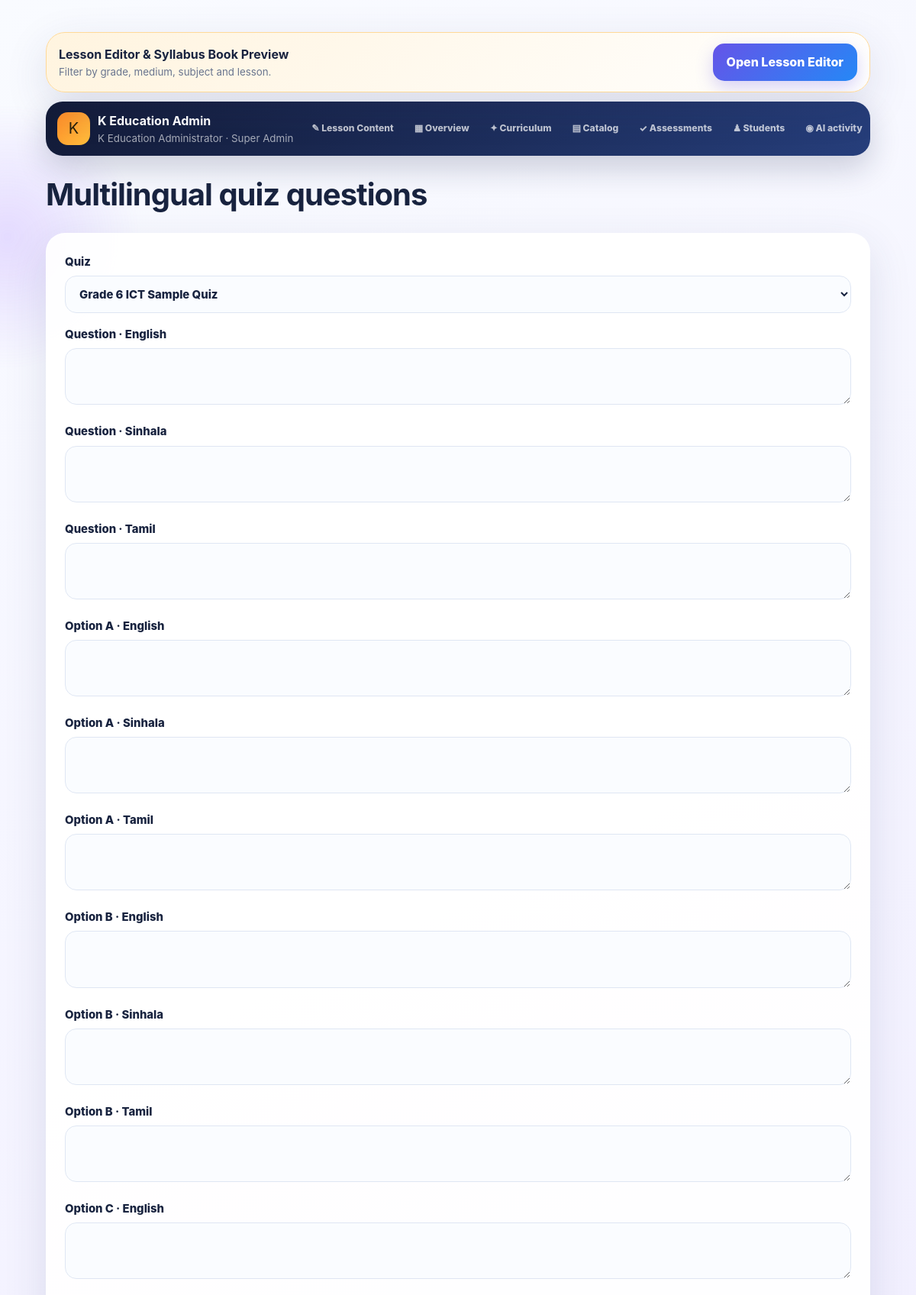
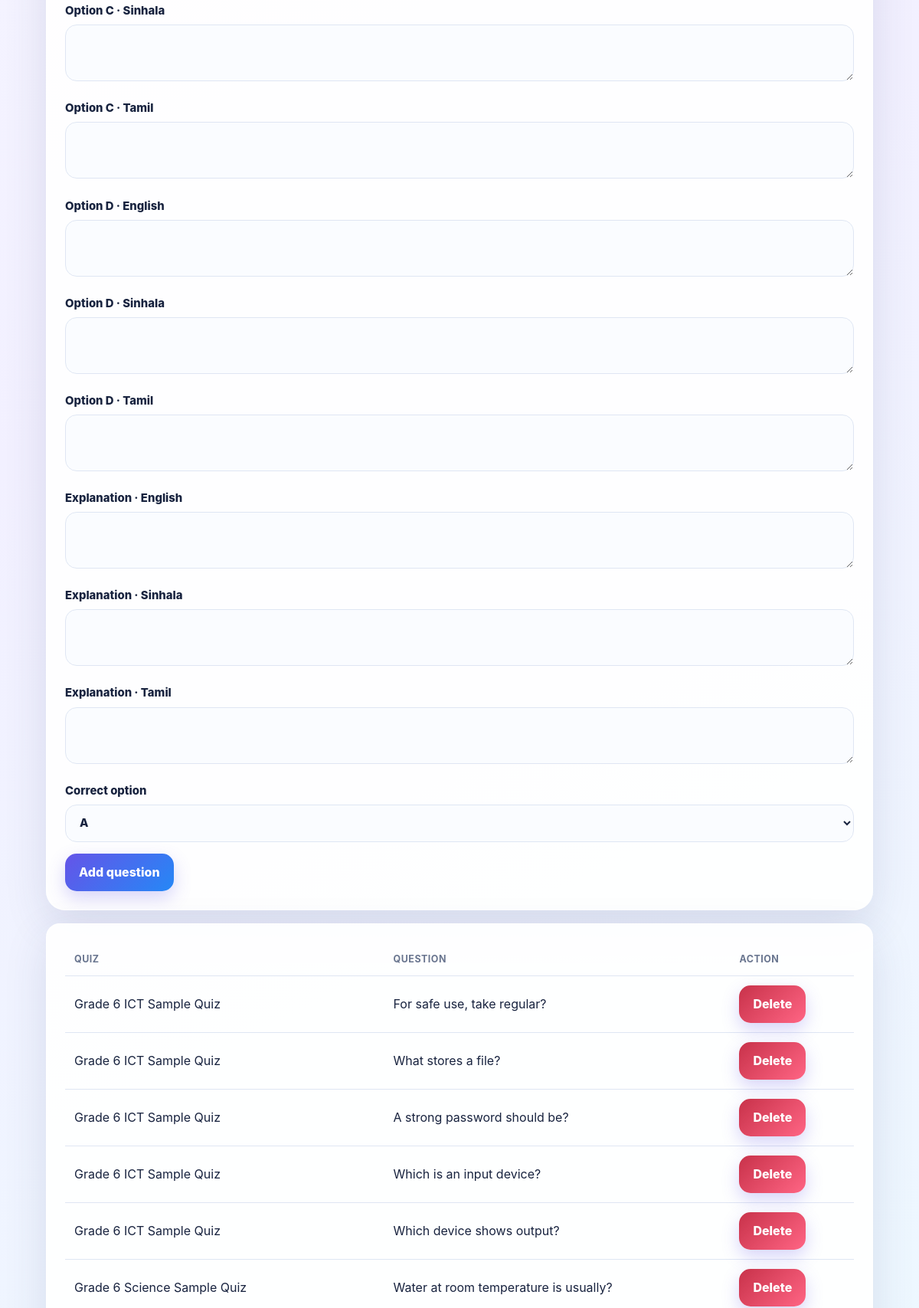
The page /admin/quiz_questions.php (signed in, upper part) on the database its author committed (2 pictures, top to bottom).
### tables this page shows
CREATE TABLE quiz_questions(id INT AUTO_INCREMENT PRIMARY KEY,quiz_id INT NOT NULL,activity_type ENUM('lesson_quiz','challenge','missing','matching') NOT NULL DEFAULT 'lesson_quiz',question_en TEXT,question_si TEXT,question_ta TEXT,option_a_en TEXT,option_a_si TEXT,option_a_ta TEXT,option_b_en TEXT,option_b_si TEXT,option_b_ta TEXT,option_c_en TEXT,option_c_si TEXT,option_c_ta TEXT,option_d_en TEXT,option_d_si TEXT,option_d_ta TEXT,correct_option ENUM('a','b','c','d') NOT NULL,explanation_en TEXT,explanation_si TEXT,explanation_ta TEXT,display_order INT DEFAULT 0,status ENUM('active','inactive') DEFAULT 'active',FOREIGN KEY(quiz_id) REFERENCES quizzes(id) ON DELETE CASCADE);

CREATE TABLE quizzes(id INT AUTO_INCREMENT PRIMARY KEY,grade_id INT NOT NULL,subject_id INT NOT NULL,unit_id INT NULL,lesson_id INT NULL,title_en VARCHAR(200),title_si VARCHAR(200),title_ta VARCHAR(200),timer_minutes INT NULL,pass_mark INT DEFAULT 50,status ENUM('active','inactive') DEFAULT 'active',created_at TIMESTAMP DEFAULT CURRENT_TIMESTAMP,updated_at TIMESTAMP DEFAULT CURRENT_TIMESTAMP ON UPDATE CURRENT_TIMESTAMP,FOREIGN KEY(grade_id) REFERENCES grades(id),FOREIGN KEY(subject_id) REFERENCES subjects(id),FOREIGN KEY(unit_id) REFERENCES units(id) ON DELETE SET NULL,FOREIGN KEY(lesson_id) REFERENCES lessons(id) ON DELETE SET NULL);

### includes/db.php (called while the page is built, shortened)
<?php
function db(): mysqli {
    static $db;
    if ($db instanceof mysqli) return $db;
    $db = @new mysqli(DB_HOST, DB_USER, DB_PASS, DB_NAME);
    $db->set_charset('utf8mb4');
    return $db;
}

### includes/helpers.php (called while the page is built, shortened)
<?php
function e(mixed $v):string{return htmlspecialchars((string)$v,ENT_QUOTES|ENT_SUBSTITUTE,'UTF-8');}

### admin/quiz_questions.php (the view)
<?php require_once __DIR__.'/../includes/auth.php';require_admin();if($_SERVER['REQUEST_METHOD']==='POST'){verify_csrf();$action=$_POST['action']??'';$id=filter_input(INPUT_POST,'id',FILTER_VALIDATE_INT);if($action==='delete'&&$id){$s=db()->prepare('DELETE FROM quiz_questions WHERE id=?');$s->bind_param('i',$id);$s->execute();flash('success','Question deleted.');header('Location: quiz_questions.php');exit;}if($action==='add'){$fields=['question_en','question_si','question_ta','option_a_en','option_a_si','option_a_ta','option_b_en','option_b_si','option_b_ta','option_c_en','option_c_si','option_c_ta','option_d_en','option_d_si','option_d_ta','explanation_en','explanation_si','explanation_ta'];$v=[];foreach($fields as $f)$v[$f]=trim((string)($_POST[$f]??''));$qid=(int)($_POST['quiz_id']??0);$correct=(string)($_POST['correct_option']??'');if($qid&&in_array($correct,['a','b','c','d'],true)&&!in_array('',array_values($v),true)){$cols=implode(',',array_keys($v));$marks=implode(',',array_fill(0,count($v),'?'));$s=db()->prepare("INSERT INTO quiz_questions(quiz_id,$cols,correct_option) VALUES(?,$marks,?)");$types='i'.str_repeat('s',count($v)+1);$args=array_merge([$qid],array_values($v),[$correct]);$s->bind_param($types,...$args);$s->execute();flash('success','Question added.');}else flash('error','Complete all multilingual fields.');header('Location: quiz_questions.php');exit;}}$pageTitle='Quiz questions';include __DIR__.'/_top.php';$quizzes=db()->query('SELECT id,title_en FROM quizzes ORDER BY title_en');$rows=db()->query('SELECT qq.id,qq.question_en,q.title_en FROM quiz_questions qq JOIN quizzes q ON q.id=qq.quiz_id ORDER BY qq.id DESC');?><h1>Multilingual quiz questions</h1><section class="card"><form method="post"><?=csrf_field()?><input type="hidden" name="action" value="add"><label>Quiz<select name="quiz_id"><?php while($q=$quizzes->fetch_assoc()):?><option value="<?=$q['id']?>"><?=e($q['title_en'])?></option><?php endwhile;?></select></label><?php foreach(['question'=>'Question','option_a'=>'Option A','option_b'=>'Option B','option_c'=>'Option C','option_d'=>'Option D','explanation'=>'Explanation'] as $base=>$label):foreach(['en'=>'English','si'=>'Sinhala','ta'=>'Tamil'] as $lang=>$ln):?><label><?=e($label.' · '.$ln)?><textarea name="<?=e($base.'_'.$lang)?>" required></textarea></label><?php endforeach;endforeach;?><label>Correct option<select name="correct_option"><option value="a">A</option><option value="b">B</option><option value="c">C</option><option value="d">D</option></select></label><button>Add question</button></form></section><section class="card scroll"><table><tr><th>Quiz</th><th>Question</th><th>Action</th></tr><?php while($r=$rows->fetch_assoc()):?><tr><td><?=e($r['title_en'])?></td><td><?=e($r['question_en'])?></td><td><form method="post"><?=csrf_field()?><input type="hidden" name="id" value="<?=$r['id']?>"><button class="danger" name="action" value="delete" onclick="return confirm('Delete this question?')">Delete</button></form></td></tr><?php endwhile;?></table></section><?php include __DIR__.'/../includes/footer.php';?>

### includes/header.php (style rules this page uses)
:root { --violet:#6554e8;--violet2:#8c52ff;--blue:#2588f6;--cyan:#1cc8d7;--mint:#21c59b;--gold:#ffb638;--rose:#ff6584;--ink:#18233f;--muted:#69758f;--paper:#fff;--line:#dfe6f3;--danger:#d83d55;--shadow:0 18px 55px rgba(45,56,110,.13);--soft-shadow:0 9px 28px rgba(45,56,110,.1) }
* { box-sizing:border-box }
html { scroll-behavior:smooth }
body { margin:0;min-height:100vh;color:var(--ink);font-family:Inter,"Segoe UI",system-ui,-apple-system,"Noto Sans Sinhala","Noto Sans Tamil",sans-serif;line-height:1.55;background:linear-gradient(155deg,#f9fbff 0%,#f2f0ff 48%,#ebfbff 100%);overflow-x:hidden }
body:before,body:after { content:"";position:fixed;z-index:-2;border-radius:50%;filter:blur(2px);pointer-events:none }
body:before { width:360px;height:360px;left:-170px;top:130px;background:radial-gradient(circle,rgba(139,82,255,.18),transparent 68%);animation:floatOrb 12s ease-in-out infinite }
body:after { width:420px;height:420px;right:-220px;bottom:50px;background:radial-gradient(circle,rgba(28,200,215,.19),transparent 67%);animation:floatOrb 14s ease-in-out infinite reverse }
.card { position:relative;background:rgba(255,255,255,.92);border:1px solid rgba(255,255,255,.9);border-radius:25px;padding:20px;box-shadow:var(--shadow);margin-bottom:17px;overflow:hidden;transition:transform .25s ease,box-shadow .25s ease,border-color .25s ease }
.btn,button { display:inline-flex;align-items:center;justify-content:center;gap:8px;min-height:49px;padding:11px 18px;border:0;border-radius:15px;background:linear-gradient(135deg,var(--violet),var(--blue));box-shadow:0 9px 22px rgba(101,84,232,.25);color:#fff;text-decoration:none;font:inherit;font-weight:850;cursor:pointer;transition:transform .18s,box-shadow .18s,filter .18s }
.btn.danger,.danger { background:linear-gradient(135deg,#c8324a,var(--rose)) }
input,select,textarea { width:100%;min-height:49px;padding:13px 14px;border:1.5px solid var(--line);border-radius:15px;background:rgba(250,252,255,.95);color:var(--ink);font:inherit;margin:6px 0 15px;outline:0;transition:border-color .2s,box-shadow .2s,background .2s }
label { font-weight:800;font-size:.93rem }
.scroll { overflow:auto;border-radius:18px }
table { width:100%;border-collapse:collapse }
th,td { padding:12px;border-bottom:1px solid var(--line);text-align:left }
th { color:var(--muted);font-size:.78rem;text-transform:uppercase;letter-spacing:.04em }
h1,h2,h3 { line-height:1.18;letter-spacing:-.025em }
h1 { font-size:clamp(1.7rem,5vw,2.5rem) }
.reveal { animation:reveal .55s both }
@media (min-width:720px) { .card { padding:24px } }

### rows shown on the page
quiz_questions: quiz.title_en "Grade 6 ICT Sample Quiz", question_en "For safe use, take regular?"
quiz_questions: quiz.title_en "Grade 6 ICT Sample Quiz", question_en "What stores a file?"
quiz_questions: quiz.title_en "Grade 6 ICT Sample Quiz", question_en "A strong password should be?"
quiz_questions: quiz.title_en "Grade 6 ICT Sample Quiz", question_en "Which is an input device?"
quiz_questions: quiz.title_en "Grade 6 ICT Sample Quiz", question_en "Which device shows output?"
quiz_questions: quiz.title_en "Grade 6 Science Sample Quiz", question_en "Water at room temperature is usually?"

### other values the page prints
$_SESSION['admin']['full_name'] "K Education Administrator"
str_replace('_',' ',$_SESSION['admin']['role']??'admin') "Super Admin"
$item[0] "✎"
$item[1] "Lesson Content"
$item[0] "▦"
$item[1] "Overview"
$item[0] "✦"
$item[1] "Curriculum"
$item[0] "▤"
$item[1] "Catalog"
$item[0] "✓"
$item[1] "Assessments"
$item[0] "♟"
$item[1] "Students"
$item[0] "◉"
